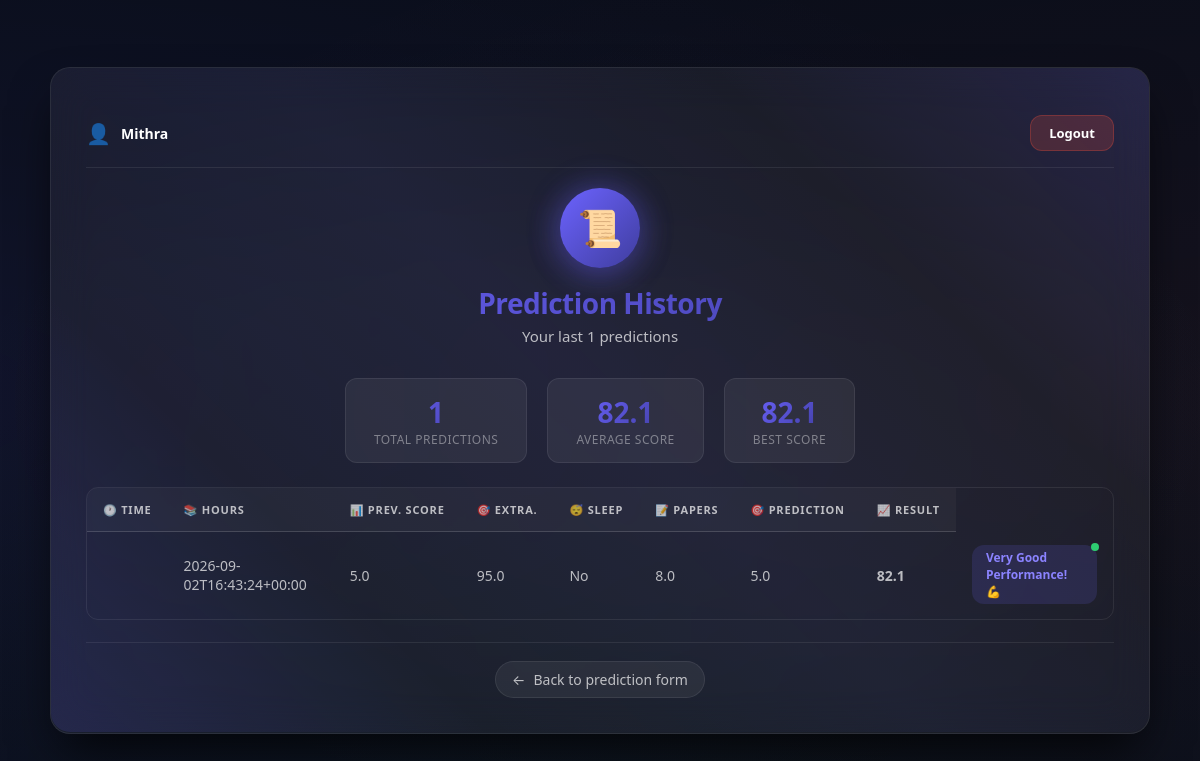
The app's page /history (signed in) with its own data.
### tables this page shows
CREATE TABLE users (
            id INTEGER PRIMARY KEY AUTOINCREMENT,
            username TEXT UNIQUE NOT NULL,
            email TEXT UNIQUE NOT NULL,
            password_hash TEXT NOT NULL,
            created_at TEXT NOT NULL
        );

CREATE TABLE predictions (
            id INTEGER PRIMARY KEY AUTOINCREMENT,
            user_id INTEGER NOT NULL,
            created_at TEXT NOT NULL,
            hours_studied REAL NOT NULL,
            previous_scores REAL NOT NULL,
            extracurricular TEXT NOT NULL,
            sleep_hours REAL NOT NULL,
            sample_papers REAL NOT NULL,
            prediction REAL NOT NULL,
            message TEXT NOT NULL,
            FOREIGN KEY (user_id) REFERENCES users (id) ON DELETE CASCADE
        );

### app.py (the view)
@app.route("/history")
@login_required
def history():
    rows = get_user_predictions(current_user.id, limit=20)
    return render_template("history.html", predictions=rows)

### app.py (called while the page is built)
@login_manager.user_loader
def load_user(user_id):
    return User.get(int(user_id))

def get_user_predictions(user_id, limit=20):
    conn = sqlite3.connect(DB_PATH)
    conn.row_factory = sqlite3.Row
    rows = conn.execute(
        """
        SELECT * FROM predictions
        WHERE user_id = ?
        ORDER BY id DESC
        LIMIT ?
        """,
        (user_id, limit)
    ).fetchall()
    conn.close()
    return rows

    @staticmethod
    def get(user_id):
        conn = sqlite3.connect(DB_PATH)
        conn.row_factory = sqlite3.Row
        row = conn.execute(
            "SELECT * FROM users WHERE id = ?", (user_id,)
        ).fetchone()
        conn.close()
        if row:
            return User(
                row['id'], row['username'], row['email'],
                row['password_hash'], row['created_at']
            )
        return None

### templates/history.html (shortened to what this page needs)
<!doctype html>
<html lang="en">
  <head>
    <link
      rel="stylesheet"
      href="{{ url_for('static', filename='style.css') }}"
    />
  </head>
  <body>
    <div class="particles" id="particles"></div>
    <div class="container history-container">
      <div class="card">
        <div class="user-header">
          <div class="user-info">
            <span class="user-icon">👤</span>
            {% if current_user.is_authenticated %}
              <span class="username">{{ current_user.username }}</span>
            {% else %}
              <span class="username">Guest</span>
            {% endif %}
          </div>
          <div>
            {% if current_user.is_authenticated %}
              <a href="{{ url_for('logout') }}" class="logout-btn">Logout</a>
            {% else %}
              <a href="{{ url_for('login') }}" class="login-btn">Login</a>
              <a href="{{ url_for('register') }}" class="register-btn">Register</a>
            {% endif %}
          </div>
        </div>
        <div class="header">
          <div class="header-icon">📜</div>
          <h1>Prediction History</h1>
          <p>Your last {{ predictions|length }} predictions</p>
        </div>
        {% if predictions|length > 0 %}
        <div class="history-stats">
          <div class="history-stat">
            <div class="stat-number">{{ predictions|length }}</div>
            <div class="stat-label">Total Predictions</div>
          </div>
          <div class="history-stat">
            <div class="stat-number">
              {% set avg = predictions|map(attribute='prediction')|sum /
              predictions|length %} {{ "%.1f"|format(avg) }}
            </div>
            <div class="stat-label">Average Score</div>
          </div>
          <div class="history-stat">
            <div class="stat-number">
              {% set max_score = predictions|map(attribute='prediction')|max %}
              {{ max_score }}
            </div>
            <div class="stat-label">Best Score</div>
          </div>
        </div>
        {% endif %}
        {% if predictions|length == 0 %}
        <div class="empty-state">
          <div class="empty-icon">🔮</div>
          <h3>No predictions yet</h3>
          <p>Make your first prediction to see history here</p>
        </div>
        {% else %}
        <div class="table-wrapper">
          <table class="history-table">
            <thead>
              <tr>
                <th>🕐 Time</th>
                <th>📚 Hours</th>
                <th>📊 Prev. Score</th>
                <th>🎯 Extra.</th>
                <th>😴 Sleep</th>
                <th>📝 Papers</th>
                <th>🎯 Prediction</th>
                <th>📈 Result</th>
              </tr>
            </thead>
            <tbody>
              {% for row in predictions %} {% set status_class =
              'status-excellent' if row['prediction'] >= 90 else
              'status-very-good' if row['prediction'] >= 75 else 'status-good'
              if row['prediction'] >= 60 else 'status-average' if
              row['prediction'] >= 40 else 'status-needs-improvement' %}
              <tr>
                <td>{{ row["created_at"] }}</td>
                <td>{{ row["hours_studied"] }}</td>
                <td>{{ row["previous_scores"] }}</td>
                <td>{{ row["extracurricular"] }}</td>
                <td>{{ row["sleep_hours"] }}</td>
                <td>{{ row["sample_papers"] }}</td>
                <td><strong>{{ row["prediction"] }}</strong></td>
                <td>
                  <span class="status-badge {{ status_class }}"
                    >{{ row["message"] }}</span
                  >
                </td>
              </tr>
              {% endfor %}
            </tbody>
          </table>
        </div>
        {% endif %}
        <div class="history-link">
          <a href="{{ url_for('home') }}">
            <span class="arrow">←</span>
            Back to prediction form
          </a>
        </div>
      </div>
    </div>
  </body>
</html>

### records on screen
users: username "Mithra"
predictions: prediction "82.1", created_at "2026-09-02T16:43:24+00:00", hours_studied "5.0", previous_scores "95.0", extracurricular "No", sleep_hours "8.0", sample_papers "5.0", message "Very Good Performance! 💪"

### other values on screen
{{ predictions|length }} "1"
{{ "%.1f"|format(avg) }} "82.1"
